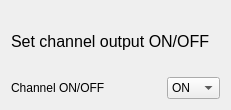
            <widget class="QWidget" name="tab_2450_channel_option">
             <attribute name="title">
              <string>Channel option</string>
             </attribute>
             <layout class="QFormLayout" name="formLayout_51">
              <item row="0" column="0" colspan="2">
               <widget class="QLabel" name="label_157">
                <property name="minimumSize">
                 <size>
                  <width>0</width>
                  <height>60</height>
                 </size>
                </property>
                <property name="font">
                 <font>
                  <family>Arial</family>
                  <pointsize>12</pointsize>
                  <weight>50</weight>
                  <italic>false</italic>
                  <bold>false</bold>
                 </font>
                </property>
                <property name="styleSheet">
                 <string notr="true">font: 12pt &quot;Arial&quot;;</string>
                </property>
                <property name="text">
                 <string>Set channel output ON/OFF</string>
                </property>
               </widget>
              </item>
              <item row="1" column="0">
               <widget class="QLabel" name="label_158">
                <property name="minimumSize">
                 <size>
                  <width>150</width>
                  <height>0</height>
                 </size>
                </property>
                <property name="maximumSize">
                 <size>
                  <width>200</width>
                  <height>16777215</height>
                 </size>
                </property>
                <property name="text">
                 <string>Channel ON/OFF</string>
                </property>
               </widget>
              </item>
              <item row="1" column="1">
               <widget class="QComboBox" name="comboBox_2450_channel_option_switch">
                <item>
                 <property name="text">
                  <string>ON</string>
                 </property>
                </item>
                <item>
                 <property name="text">
                  <string>OFF</string>
                 </property>
                </item>
               </widget>
              </item>
             </layout>
            </widget>
